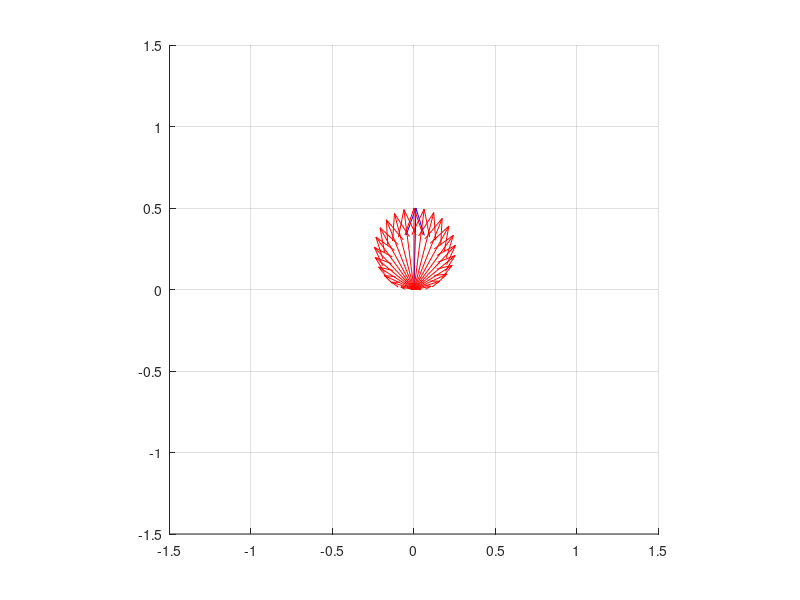

Source code (MATLAB): (Note: this script raises an error after producing the figure.)
t = linspace(0,1,270);
l = 1;  % vortex charge

Show_Each_Ray = 1;

m = 25; % number of rays
theta = linspace(0,2*pi-2*pi/m,m);  % position of light ray on a ring aperture
delay = l*theta; % phase delay due to vortex phase plate
theta = theta + pi/2;  % direction of polarization
E0 = 1/m; % amplitude of each ray


figure1 = figure(1);
xlim([-1.5,1.5]);ylim([-1.5,1.5]);
axis square
set(gca,'XTick',[-1.5,-1,-0.5,0,0.5,1,1.5],'YTick',[-1.5,-1,-0.5,0,0.5,1,1.5]);
grid on
hold on
vec_E = quiver(0,0,0,0,1,'-b');


if Show_Each_Ray == 1
    tmp = zeros(1,m);
    rays = quiver(tmp,tmp,tmp,tmp,m/2,'-r');
end

filename=['.\temp\focus_azi_',num2str(l),'.gif']; fps=30;
if ~exist('.\temp\','dir')
        mkdir('.\temp\');
end

for k = 2:length(t)
    rho = E0*cos(2*pi*t(k)+delay);
    [x,y] = pol2cart(theta,rho);
    Ex = sum(x); Ey = sum(y);
    
    set(vec_E,'UData',Ex,'VData',Ey);
  
    if Show_Each_Ray == 1
        set(rays,'UData',x,'VData',y);
    end  
   
    drawnow
    
    Frame=getframe(gcf);
    Image=frame2im(Frame);
    [imind,cm]=rgb2ind(Image,256);
    if k==2
        imwrite(imind,cm,filename,'gif','Loopcount',inf,'DelayTime',1/fps);
    else
        imwrite(imind,cm,filename,'gif','WriteMode','append','DelayTime',1/fps);
    end
end
close(1)